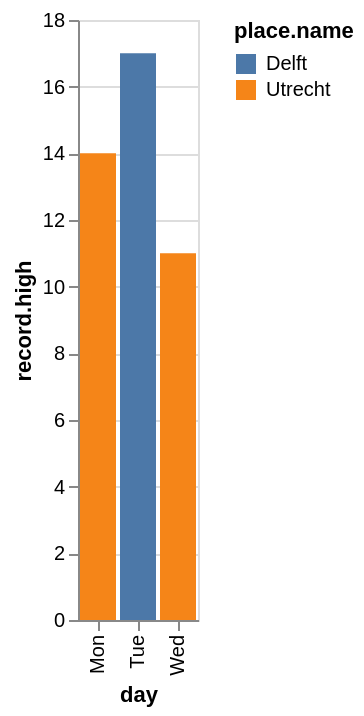

Specify this chart in Vega-Lite:
### Vega-Lite specification from a JSON file in a GitHub repository (floating-point values rounded to 4 significant figures)
{"$schema": "https://vega.github.io/schema/vega-lite/v6.json", "description": "Fields named through a path, flattened into columns of their own.", "data": {"values": [{"day": "Mon", "record": {"low": 3, "high": 14}, "place": {"name": "Utrecht"}}, {"day": "Tue", "record": {"low": 5, "high": 17}, "place": {"name": "Delft"}}, {"day": "Wed", "record": {"low": 2, "high": 11}, "place": {"name": "Utrecht"}}]}, "mark": "bar", "encoding": {"x": {"field": "day", "type": "ordinal"}, "y": {"field": "record.high", "type": "quantitative"}, "color": {"field": "place.name", "type": "nominal"}}}
